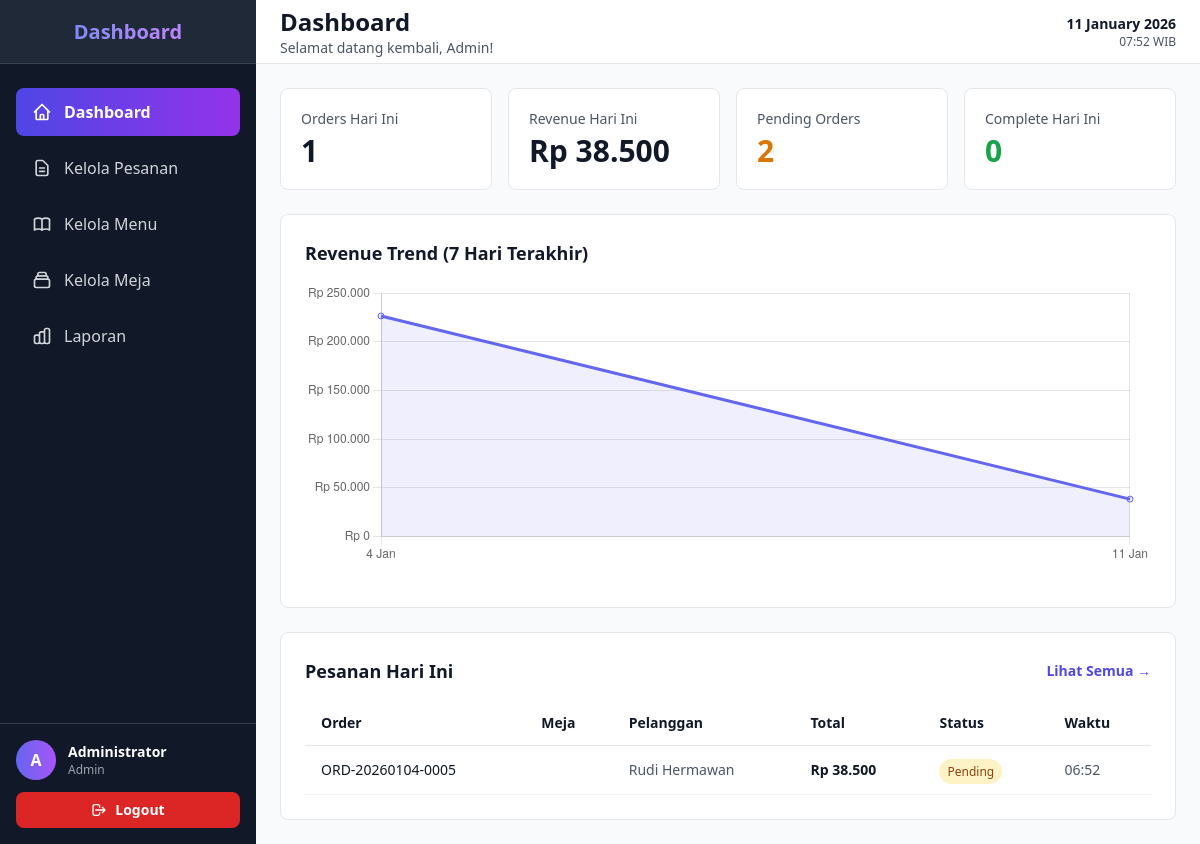
The page /pages/admin/dashboard.php (signed in) on the database its author committed.
### tables this page shows
CREATE TABLE IF NOT EXISTS orders (
    id INT PRIMARY KEY AUTO_INCREMENT,
    order_number VARCHAR(50) NOT NULL UNIQUE,
    table_id INT NOT NULL,
    customer_name VARCHAR(100) NOT NULL,
    notes TEXT NULL,
    payment_method ENUM('Cash', 'Transfer', 'E-Wallet') NOT NULL,
    subtotal INT NOT NULL,
    tax INT NOT NULL,
    total INT NOT NULL,
    status ENUM('Pending', 'Paid', 'Processing', 'Completed', 'Cancelled') DEFAULT 'Pending',
    created_at TIMESTAMP DEFAULT CURRENT_TIMESTAMP,
    updated_at TIMESTAMP DEFAULT CURRENT_TIMESTAMP ON UPDATE CURRENT_TIMESTAMP,
    FOREIGN KEY (table_id) REFERENCES tables(id) ON DELETE RESTRICT,
    INDEX idx_order_number (order_number),
    INDEX idx_table_id (table_id),
    INDEX idx_status (status),
    INDEX idx_created_at (created_at)
);

### pages/admin/dashboard.php (the view, shortened to what this page needs)
<?php
require_once '../../includes/database.php';
$today = date('Y-m-d');
$stmt = $conn->prepare("SELECT COUNT(*) as total FROM orders WHERE DATE(created_at) = ?");
$stmt->execute([$today]);
$totalOrdersToday = $stmt->fetch(PDO::FETCH_ASSOC)['total'];
$stmt = $conn->prepare("SELECT COALESCE(SUM(total), 0) as revenue FROM orders WHERE DATE(created_at) = ? AND status != 'Dibatalkan'");
$stmt->execute([$today]);
$revenueToday = $stmt->fetch(PDO::FETCH_ASSOC)['revenue'];
$stmt = $conn->query("SELECT COUNT(*) as total FROM orders WHERE status = 'Pending'");
$pendingOrders = $stmt->fetch(PDO::FETCH_ASSOC)['total'];
$stmt = $conn->prepare("SELECT COUNT(*) as total FROM orders WHERE DATE(created_at) = ? AND status = 'Selesai'");
$stmt->execute([$today]);
$completeOrders = $stmt->fetch(PDO::FETCH_ASSOC)['total'];
$stmt = $conn->query("
    SELECT DATE(created_at) as date, COALESCE(SUM(total), 0) as revenue
    FROM orders
    WHERE created_at >= DATE_SUB(NOW(), INTERVAL 7 DAY) AND status != 'Dibatalkan'
    GROUP BY DATE(created_at)
    ORDER BY date ASC
");
$revenueData = $stmt->fetchAll(PDO::FETCH_ASSOC);
$stmt = $conn->prepare("SELECT * FROM orders WHERE DATE(created_at) = ? ORDER BY created_at DESC LIMIT 5");
$stmt->execute([$today]);
$recentOrders = $stmt->fetchAll(PDO::FETCH_ASSOC);
?>
<!DOCTYPE html>
<html lang="id">
<head>
    <script src="https://cdn.tailwindcss.com"></script>
</head>
<body class="bg-gray-50">
    <div class="flex h-screen overflow-hidden">
        <?php include '../../components/admin/sidebar.php'; ?>
        <div class="flex-1 flex flex-col overflow-hidden">
            <header class="h-16 bg-white border-b border-gray-200 flex items-center justify-between px-6">
                <div>
                    <h2 class="text-2xl font-bold text-gray-900">Dashboard</h2>
                    <p class="text-sm text-gray-600">Selamat datang kembali, Admin!</p>
                </div>
                <div class="text-right">
                    <p class="text-sm font-semibold text-gray-900"><?= date('d F Y') ?></p>
                    <p class="text-xs text-gray-600"><?= date('H:i') ?> WIB</p>
                </div>
            </header>
            <main class="flex-1 overflow-y-auto p-6 space-y-6">
                <div class="grid grid-cols-1 md:grid-cols-2 lg:grid-cols-4 gap-4">
                    <div class="bg-white rounded-lg border border-gray-200 p-5">
                        <p class="text-sm text-gray-600 mb-1">Orders Hari Ini</p>
                        <p class="text-3xl font-bold text-gray-900"><?= $totalOrdersToday ?></p>
                    </div>
                    <div class="bg-white rounded-lg border border-gray-200 p-5">
                        <p class="text-sm text-gray-600 mb-1">Revenue Hari Ini</p>
                        <p class="text-3xl font-bold text-gray-900">Rp <?= number_format($revenueToday, 0, ',', '.') ?></p>
                    </div>
                    <div class="bg-white rounded-lg border border-gray-200 p-5">
                        <p class="text-sm text-gray-600 mb-1">Pending Orders</p>
                        <p class="text-3xl font-bold text-amber-600"><?= $pendingOrders ?></p>
                    </div>
                    <div class="bg-white rounded-lg border border-gray-200 p-5">
                        <p class="text-sm text-gray-600 mb-1">Complete Hari Ini</p>
                        <p class="text-3xl font-bold text-green-600"><?= $completeOrders ?></p>
                    </div>
                </div>
                <div class="bg-white rounded-lg border border-gray-200 p-6">
                    <h3 class="text-lg font-bold text-gray-900 mb-4">Revenue Trend (7 Hari Terakhir)</h3>
                    <div style="height: 300px;">
                        <canvas id="revenueChart"></canvas>
                    </div>
                </div>
                <div class="bg-white rounded-lg border border-gray-200 p-6">
                    <div class="flex items-center justify-between mb-4">
                        <h3 class="text-lg font-bold text-gray-900">Pesanan Hari Ini</h3>
                        <a href="orders.php" class="text-sm text-indigo-600 hover:text-indigo-700 font-semibold">
                            Lihat Semua →
                        </a>
                    </div>
                    <?php if (empty($recentOrders)): ?>
                        <div class="text-center py-12 text-gray-500">
                            <p>Belum ada pesanan hari ini</p>
                        </div>
                    <?php else: ?>
                        <div class="overflow-x-auto">
                            <table class="w-full">
                                <thead>
                                    <tr class="border-b border-gray-200">
                                        <th class="text-left py-3 px-4 text-sm font-semibold text-gray-900">Order</th>
                                        <th class="text-left py-3 px-4 text-sm font-semibold text-gray-900">Meja</th>
                                        <th class="text-left py-3 px-4 text-sm font-semibold text-gray-900">Pelanggan</th>
                                        <th class="text-left py-3 px-4 text-sm font-semibold text-gray-900">Total</th>
                                        <th class="text-left py-3 px-4 text-sm font-semibold text-gray-900">Status</th>
                                        <th class="text-left py-3 px-4 text-sm font-semibold text-gray-900">Waktu</th>
                                    </tr>
                                </thead>
                                <tbody>
                                    <?php foreach ($recentOrders as $order):
                                        $statusColors = [
                                            'Pending' => 'bg-amber-100 text-amber-800',
                                            'Diproses' => 'bg-blue-100 text-blue-800',
                                            'Selesai' => 'bg-green-100 text-green-800',
                                            'Dibatalkan' => 'bg-red-100 text-red-800'
                                        ];
                                        $statusClass = $statusColors[$order['status']] ?? 'bg-gray-100 text-gray-800';
                                    ?>
                                        <tr class="border-b border-gray-100 hover:bg-gray-50">
                                            <td class="py-3 px-4 text-sm font-medium text-gray-900"><?= htmlspecialchars($order['order_number']) ?></td>
                                            <td class="py-3 px-4 text-sm text-gray-600"><?= htmlspecialchars($order['table_number']) ?></td>
                                            <td class="py-3 px-4 text-sm text-gray-600"><?= htmlspecialchars($order['customer_name']) ?></td>
                                            <td class="py-3 px-4 text-sm font-semibold text-gray-900">Rp <?= number_format($order['total'], 0, ',', '.') ?></td>
                                            <td class="py-3 px-4">
                                                <span class="px-2 py-1 text-xs font-medium rounded-full <?= $statusClass ?>">
                                                    <?= htmlspecialchars($order['status']) ?>
                                                </span>
                                            </td>
                                            <td class="py-3 px-4 text-sm text-gray-600"><?= date('H:i', strtotime($order['created_at'])) ?></td>
                                        </tr>
                                    <?php endforeach; ?>
                                </tbody>
                            </table>
                        </div>
                    <?php endif; ?>
                </div>
            </main>
        </div>
    </div>
    <script>
        // Revenue Chart
        const revenueData = <?= json_encode($revenueData) ?>;
        const dates = revenueData.map(d => {
            const date = new Date(d.date);
            return date.toLocaleDateString('id-ID', { day: 'numeric', month: 'short' });
        });
        const revenues = revenueData.map(d => parseFloat(d.revenue));
        const ctx = document.getElementById('revenueChart').getContext('2d');
        new Chart(ctx, {
            type: 'line',
            data: {
                labels: dates,
                datasets: [{
                    label: 'Revenue (Rp)',
                    data: revenues,
                    borderColor: 'rgb(99, 102, 241)',
                    backgroundColor: 'rgba(99, 102, 241, 0.1)',
                    tension: 0.4,
                    fill: true
                }]
            },
            options: {
                responsive: true,
                maintainAspectRatio: true,
                aspectRatio: 3,
                plugins: {
                    legend: {
                        display: false
                    }
                },
                scales: {
                    y: {
                        beginAtZero: true,
                        ticks: {
                            callback: function(value) {
                                return 'Rp ' + value.toLocaleString('id-ID');
                            }
                        }
                    }
                }
            }
        });
    </script>
</body>
</html>

### components/admin/sidebar.php (shortened to what this page needs)
<?php
$current_page = basename($_SERVER['PHP_SELF']);
?>
<aside class="w-64 bg-gray-900 text-white flex flex-col">
    <div class="flex items-center justify-center h-16 bg-gray-800 border-b border-gray-700">
        <h1 class="text-xl font-bold bg-gradient-to-r from-indigo-400 to-purple-400 bg-clip-text text-transparent">
        </h1>
    </div>
    <nav class="flex-1 px-4 py-6 space-y-2 overflow-y-auto">
        <a href="dashboard.php" class="flex items-center gap-3 px-4 py-3 rounded-lg <?php echo $current_page == 'dashboard.php' ? 'bg-gradient-to-r from-indigo-600 to-purple-600 font-semibold' : 'text-gray-300 hover:bg-gray-800 hover:text-white transition'; ?>">
            <svg class="w-5 h-5" fill="none" stroke="currentColor" viewBox="0 0 24 24">
                <path stroke-linecap="round" stroke-linejoin="round" stroke-width="2" d="M3 12l2-2m0 0l7-7 7 7M5 10v10a1 1 0 001 1h3m10-11l2 2m-2-2v10a1 1 0 01-1 1h-3m-6 0a1 1 0 001-1v-4a1 1 0 011-1h2a1 1 0 011 1v4a1 1 0 001 1m-6 0h6"></path>
            </svg>
            <span>Dashboard</span>
        </a>
        <a href="orders.php" class="flex items-center gap-3 px-4 py-3 rounded-lg <?php echo $current_page == 'orders.php' ? 'bg-gradient-to-r from-indigo-600 to-purple-600 font-semibold' : 'text-gray-300 hover:bg-gray-800 hover:text-white transition'; ?>">
            <svg class="w-5 h-5" fill="none" stroke="currentColor" viewBox="0 0 24 24">
                <path stroke-linecap="round" stroke-linejoin="round" stroke-width="2" d="M9 12h6m-6 4h6m2 5H7a2 2 0 01-2-2V5a2 2 0 012-2h5.586a1 1 0 01.707.293l5.414 5.414a1 1 0 01.293.707V19a2 2 0 01-2 2z"></path>
            </svg>
            <span>Kelola Pesanan</span>
        </a>
        <a href="menus.php" class="flex items-center gap-3 px-4 py-3 rounded-lg <?php echo $current_page == 'menus.php' ? 'bg-gradient-to-r from-indigo-600 to-purple-600 font-semibold' : 'text-gray-300 hover:bg-gray-800 hover:text-white transition'; ?>">
            <span>Kelola Menu</span>
        </a>
        <a href="tables.php" class="flex items-center gap-3 px-4 py-3 rounded-lg <?php echo $current_page == 'tables.php' ? 'bg-gradient-to-r from-indigo-600 to-purple-600 font-semibold' : 'text-gray-300 hover:bg-gray-800 hover:text-white transition'; ?>">
            <svg class="w-5 h-5" fill="none" stroke="currentColor" viewBox="0 0 24 24">
                <path stroke-linecap="round" stroke-linejoin="round" stroke-width="2" d="M19 11H5m14 0a2 2 0 012 2v6a2 2 0 01-2 2H5a2 2 0 01-2-2v-6a2 2 0 012-2m14 0V9a2 2 0 00-2-2M5 11V9a2 2 0 012-2m0 0V5a2 2 0 012-2h6a2 2 0 012 2v2M7 7h10"></path>
            </svg>
            <span>Kelola Meja</span>
        </a>
        <a href="reports.php" class="flex items-center gap-3 px-4 py-3 rounded-lg <?php echo $current_page == 'reports.php' ? 'bg-gradient-to-r from-indigo-600 to-purple-600 font-semibold' : 'text-gray-300 hover:bg-gray-800 hover:text-white transition'; ?>">
            <span>Laporan</span>
        </a>
    </nav>
    <div class="p-4 border-t border-gray-700">
        <div class="flex items-center gap-3 mb-3">
            <div class="w-10 h-10 rounded-full bg-gradient-to-r from-indigo-500 to-purple-500 flex items-center justify-center font-semibold">
                <span id="userInitial">A</span>
            </div>
            <div class="flex-1">
                <p id="userName" class="text-sm font-semibold">Administrator</p>
                <p class="text-xs text-gray-400">Admin</p>
            </div>
        </div>
        <form action="../../actions/admin/logout-action.php" method="POST">
            <button type="submit" class="w-full flex items-center justify-center gap-2 px-4 py-2 bg-red-600 hover:bg-red-700 rounded-lg text-sm font-semibold transition">
                <svg class="w-4 h-4" fill="none" stroke="currentColor" viewBox="0 0 24 24">
                    <path stroke-linecap="round" stroke-linejoin="round" stroke-width="2" d="M17 16l4-4m0 0l-4-4m4 4H7m6 4v1a3 3 0 01-3 3H6a3 3 0 01-3-3V7a3 3 0 013-3h4a3 3 0 013 3v1"></path>
                </svg>
                Logout
            </button>
        </form>
    </div>
</aside>

### rows shown on the page
orders: order_number "ORD-20260104-0005", customer_name "Rudi Hermawan", total "38.500", status "Pending", created_at "06:52"

### other values the page prints
$totalOrdersToday "1"
$revenueToday "38.500"
$pendingOrders "2"
$completeOrders "0"
chart data {{ json_encode($revenueData) }} [{"date":"2026-01-04","revenue":"226600"},{"date":"2026-01-11","revenue":"38500"}]
